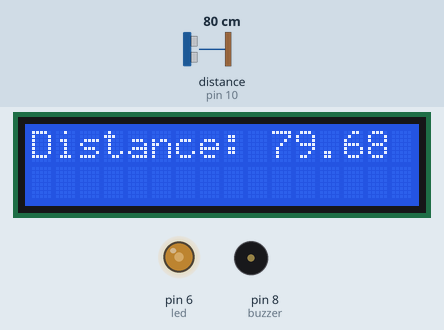
This sketch was run on a simulated Arduino Uno, built with avr-gcc and run on an emulated ATmega328P. On the bench: 16×2 character LCD, output pins drawn as LEDs (lit = HIGH), buzzer (waves = sounding). Wiring (inferred from the names in the program): ultrasonic range finder: trigger pin 9; echo pin 10. The inputs (shaded band) are chosen by the test bench; at power-on: distance to the obstacle (sensor on pin 10) 80 cm. The echo pulse lasts 58.3 µs per cm; pins used as bus, display or sensor lines are not drawn.

Above: at 1.6 s.
1.7 s: distance to the obstacle (sensor on pin 10) set to 2 cm
At 1.8 s:
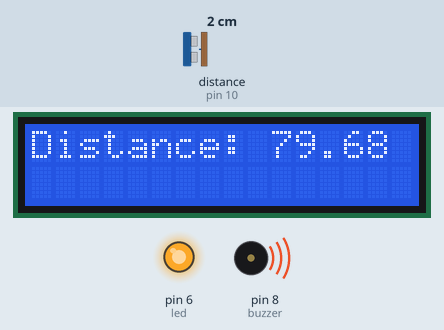
3.5 s: distance to the obstacle (sensor on pin 10) set to 35 cm
At 3.61 s:
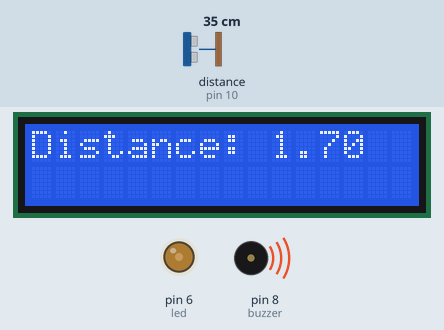
5.0 s: distance to the obstacle (sensor on pin 10) set to 18 cm
At 5.24 s:
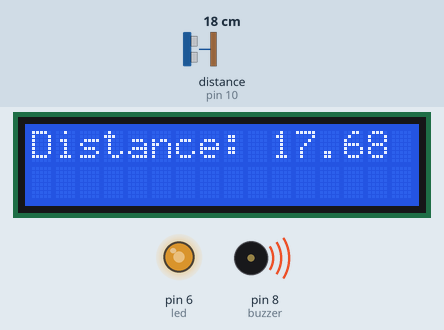
6.6 s: distance to the obstacle (sensor on pin 10) set to 250 cm
At 7.3 s:
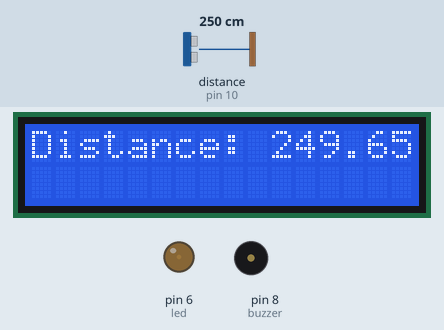
Timing chart, 0 to 9.5 s (numbered marks = the images above; inputs shaded):
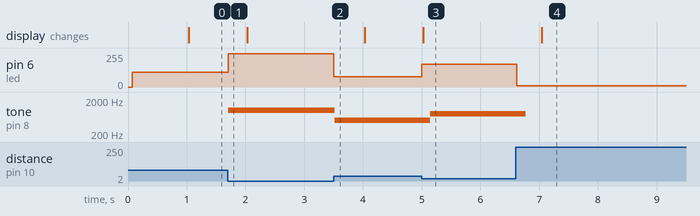

Measured:
- after the input at 1.7 s, pin 6 (led): 109/255 → 250/255 at once; tone on pin 8 (buzzer): silent → 1000 Hz at once
- after the input at 3.5 s, pin 6 (led): 250/255 → 77/255 at once; tone on pin 8 (buzzer): 1000 Hz → 500 Hz at once
- after the input at 5.0 s, pin 6 (led): 77/255 → 169/255 at once; tone on pin 8 (buzzer): 500 Hz → 800 Hz after 0.14 s; the display: changes at once (image 3)
- after the input at 6.6 s, pin 6 (led): 169/255 → 10/255 at once; tone on pin 8 (buzzer): 800 Hz → silent after 0.17 s; the display: changes after 0.45 s (image 4)

The sketch:

DistanceAlarmSystem.ino
```cpp
// First things first - we need the LCD library to talk to our screen
#include <LiquidCrystal_I2C.h>

// Screen object - 0x27 is the address,columns, rows
LiquidCrystal_I2C screen(0x27, 16, 2);

/* Hardware connections - this is also included in the README
  LCD Screen connections:
  GND -> GND
  VCC -> 5V
  SDA -> A4 (data line for I2C)
  SCL -> A5 (clock line for I2C)

  HC-SR04 Ultrasonic Sensor:
  Trig -> ~9 (sends pulse)
  Echo -> 10 (receives pulse)
*/

// Pin definitions
const int led = 6;          // LED
const int buzzer = 8;       // Buzzer
const int trigPin = 9;      // Sensor trigger pin
const int echoPin = 10;     // Sensor echo pin

// Variables for distance calculation
float duration, distance;

// Timing variables - used to avoid use of delays
unsigned long lastPrint = 0;               // Tracks when I last updated the screen
unsigned long lastBeep = 0;                // Tracks when I last started a beep
const unsigned long beepInterval = 200;    // Beep duration (200ms)
const unsigned long timeInterval = 1000;   // Update the screen (1 second)

// Flag to track if the buzzer is ON
bool buzzing = false;

void setup() {
  // Initialize serial communication
  Serial.begin(9600);

  // Initialize the LCD screen
  screen.begin();
  screen.setCursor(0, 0);

  // Configure pins
  pinMode(led, OUTPUT);
  pinMode(buzzer, OUTPUT);
  pinMode(trigPin, OUTPUT);
  pinMode(echoPin, INPUT);
}

void loop() {
  // Grab the current time in milliseconds
  unsigned long now = millis();

  // DISTANCE MEASUREMENT
  // Okay here's how I measured distance
  // First, make sure the trigger pin is LOW
  digitalWrite(trigPin, LOW);
  delayMicroseconds(2);               // Short pause to ensure a clean signal

  // Then send out a 10ms pulse
  digitalWrite(trigPin, HIGH);
  delayMicroseconds(10);
  digitalWrite(trigPin, LOW);

  // Wait for the echo and measure duration to come back
  duration = pulseIn(echoPin, HIGH);  // Units of time are in μs

  // The speed of sound is approximately 343 m/s or 0.0343 cm/μs
  // Multiply to cancel out units
  // Lastly divide by 2 because the sound travels to the object and back and we only want the "first" travel (distance)
  distance = (duration * 0.0343) / 2;

  // LCD SCREEN PART
  // Only update the screen every second to avoid flickering
  if(now - lastPrint >= timeInterval) {
    screen.setCursor(0, 0);
    screen.print("Distance:       "); // Print label (extra spaces clears old digits)
    screen.setCursor(10, 0);
    screen.print(distance);
    lastPrint = now;                  // Update printing time
  }

  //  LED BRIGHTNESS PART
  // I made the LED brighter as objects get closer
  // Use map() to convert distance (0-50cm range) to brightness (255-0)
  int brightness = map(distance, 0, 50, 255, 0);
  analogWrite(led, brightness);       // Set the LED brightness using PWM (any pin with ~)

  // BUZZER ALARM PART
  // Different beep tones based on how close something is
  // Really close (10cm or less) -> HIGH ALERT -> 1000 Hz tone
  if(distance <= 10) {
    // Only start a new beep if we're not already beeping
    if(!buzzing) {
      tone(buzzer, 1000);             // High pitch warning
      buzzing = true;
      lastBeep = now;
    }
  }
  // Medium distance (10-30cm) -> moderate warning -> 800 Hz tone
  else if(distance > 10 && distance <= 30) {
    if(!buzzing) {
      tone(buzzer, 800);              // Medium pitch
      buzzing = true;
      lastBeep = now;
    }
  }
  // Further away (30-60cm) -> gentle warning -> 500 Hz tone
  else if(distance > 30 && distance < 60) {
    if(!buzzing) {
      tone(buzzer, 500);              // Lower pitch
      buzzing = true;
      lastBeep = now;
    }
  }

  // Turn off the buzzer after the beep interval has passed
  // This creates the beeping pattern instead of continuous sound
  if(buzzing && (now - lastBeep >= beepInterval)) {
    noTone(buzzer);                   // Stop the tone
    buzzing = false;                  // Reset our flag so we can beep again
  }
}
```
